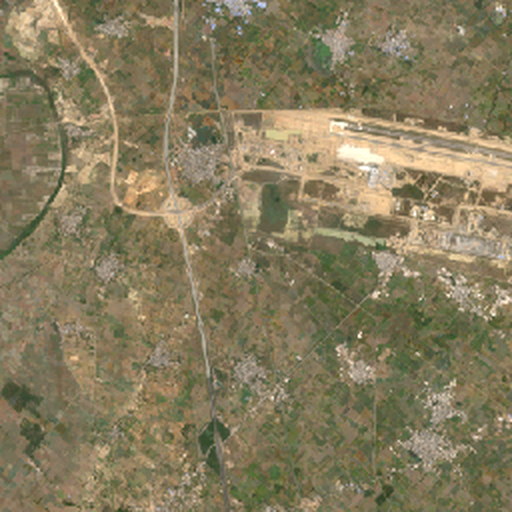
#> input picture data/cache/20260904T131633/before.png, 512 x 512 px
$ python make_samples.py
#> lines starting #> are read from the running program, lines starting #| are printed output that depends on the picture; after the words box and inside, x2 and y2 are one past the last pixel; in counts of white or black regions, pixels touching at a corner belong together
"""Build data/samples/ for the two-image compare page.

Builds the one SIMULATED pair; the real Sentinel-2 event pairs come from
make_real_samples.py. The simulated pair is the real Jewar "before" image with
a cleared patch, an access track and a flood patch painted into the "after".
It is labelled simulated everywhere it appears and must never be presented as
a real event.

Run:  .venv/bin/python make_samples.py
"""
from __future__ import annotations

import json
import os

import numpy as np
from PIL import Image, ImageDraw

HERE = os.path.dirname(os.path.abspath(__file__))
CACHE = os.path.join(HERE, "data", "cache")      # base image for the simulated pair
OUT = os.path.join(HERE, "data", "samples")

PIXEL_NOTE = "from the run's bbox at 512 px; approximate"


def smooth_noise(shape, sigma, rng):
    fy = np.fft.fftfreq(shape[0])[:, None]
    fx = np.fft.fftfreq(shape[1])[None, :]
    gain = np.exp(-2 * (np.pi * sigma) ** 2 * (fx ** 2 + fy ** 2))
    out = np.real(np.fft.ifft2(np.fft.fft2(rng.normal(0, 1, shape)) * gain))
    return out / out.std()


def textured(shape, colour, rng, grain=7.0):
    tex = np.empty(shape + (3,), dtype="float32")
    fine = smooth_noise(shape, 0.8, rng) * grain
    for c in range(3):
        tex[..., c] = colour[c] + fine
    return tex


def polygon(shape, points):
    img = Image.new("L", (shape[1], shape[0]), 0)
    ImageDraw.Draw(img).polygon(points, fill=1)
    return np.asarray(img, bool)


def line(shape, points, width):
    img = Image.new("L", (shape[1], shape[0]), 0)
    ImageDraw.Draw(img).line(points, fill=1, width=width)
    return np.asarray(img, bool)


def make_simulated():
    rng = np.random.default_rng(26227)
    base_run = "20260904T131633"
    before = np.asarray(Image.open(os.path.join(CACHE, base_run, "before.png")).convert("RGB"))
#> before is the input picture: shape (512, 512, 3); mean R, G, B 133.8, 123.7, 93.6
    shape = before.shape[:2]
#> shape = (512, 512)
    after = before.astype("float32").copy()

    clearing = polygon(shape, [(305, 334), (360, 328), (364, 376), (309, 382)])
#> in polygon, `img = Image.new("L", (shape[1], shape[0]), 0)`: img: PIL image 512x512 L; every value is 0
#> in polygon, `ImageDraw.Draw(img).polygon(points, fill=1)`:
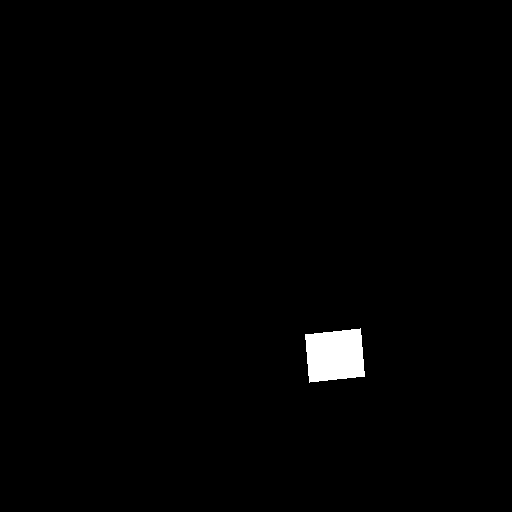
#> img: PIL image 512x512 L; values 0 (black) and 1 (white), 1% white; 1 white region, box (x1, y1, x2, y2) and area: (305, 328, 365, 383) 2714
    track = line(shape, [(206, 353), (306, 356)], 3)
#> in line, `ImageDraw.Draw(img).line(points, fill=1, width=width)`:
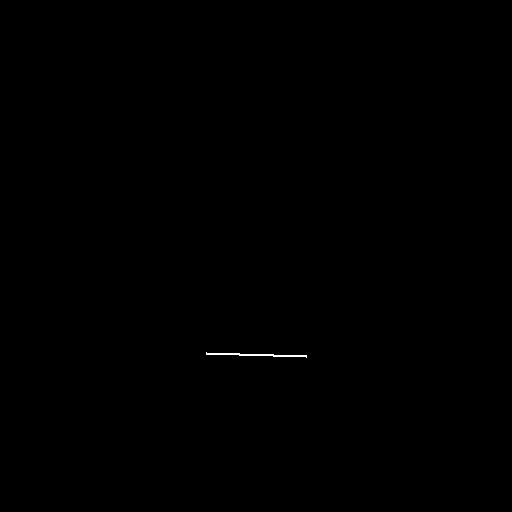
#> img: PIL image 512x512 L; values 0 (black) and 1 (white), 0.08% white in thin lines or dots, all inside (x1, y1, x2, y2) = (206, 352, 307, 358)
    yy, xx = np.mgrid[:shape[0], :shape[1]]
    rough = sum(w * smooth_noise(shape, s, rng) for s, w in ((10, 1.0), (5, 0.6), (2.5, 0.35)))
    flood = (1 - np.hypot(yy - 178, xx - 92) / 40) + 0.8 * rough / rough.std() > 0
    flood &= np.hypot(yy - 178, xx - 92) < 90

    for mask, colour, grain in ((clearing, (172, 142, 106), 8), (track, (178, 152, 120), 4),
                                (flood, (38, 52, 68), 4)):
        after[mask] = textured(shape, colour, rng, grain)[mask]
#> this loop made 3 passes
#> (colour, grain) on passes 1 to 3: ((172, 142, 106), 8), ((178, 152, 120), 4), ((38, 52, 68), 4)
#> pass 1, in smooth_noise (call 4), `gain = np.exp(-2 * (np.pi * sigma) ** 2 * (fx ** 2 + fy ** 2))`:
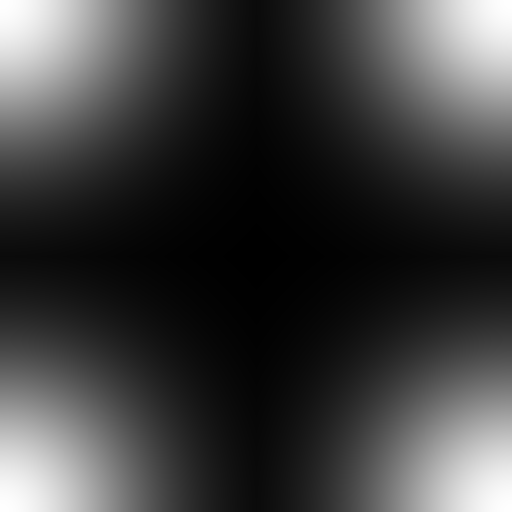
#> gain: shape (512, 512) float64; min 0.00181, max 1, mean 0.243
#> pass 1, in smooth_noise (call 4), `out = np.real(np.fft.ifft2(np.fft.fft2(rng.normal(0, 1, shape)) * gain))`:
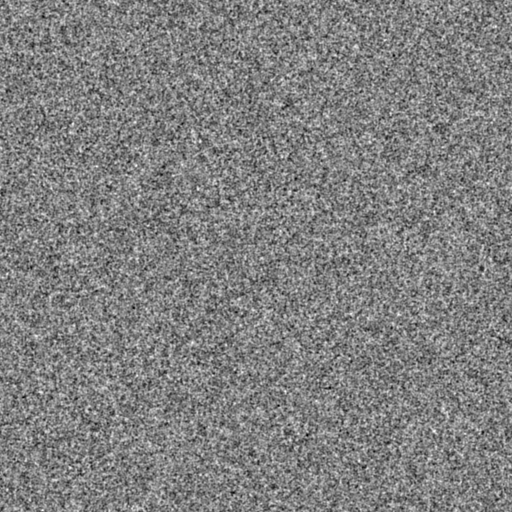
#> out: shape (512, 512) float64; min -1.59, max 1.55, mean -0.00119; drawn with min black and max white
#> pass 2, in smooth_noise (call 5), `out = np.real(np.fft.ifft2(np.fft.fft2(rng.normal(0, 1, shape)) * gain))`:
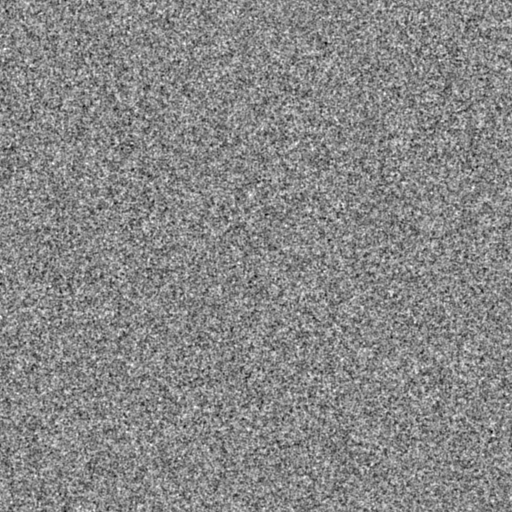
#> out: shape (512, 512) float64; min -1.72, max 1.5, mean -0.000675; drawn with min black and max white
#> after the loop:
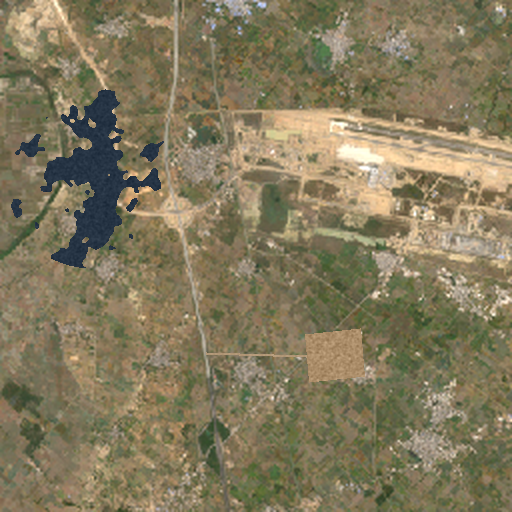
#> after: shape (512, 512, 3) float32; mean R, G, B 130.8, 121.3, 92.7

    after = after * 1.04 + 2 + rng.normal(0, 1.5, after.shape)       # lighting + sensor noise
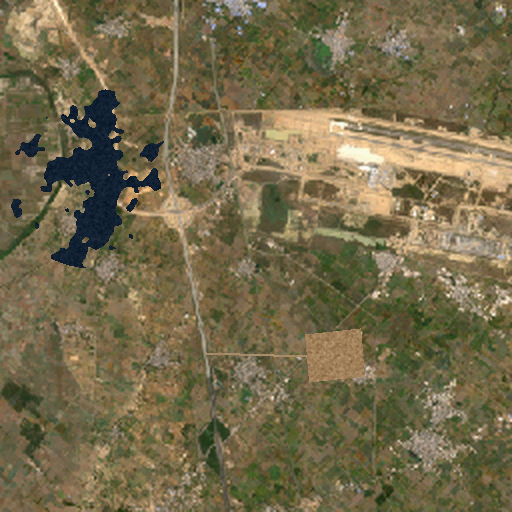
#> after: shape (512, 512, 3) float64; mean R, G, B 138, 128.2, 98.4; drawn with min black and max white
    folder = os.path.join(OUT, "simulated_jewar")
    os.makedirs(folder, exist_ok=True)
    Image.fromarray(before).save(os.path.join(folder, "before.png"), optimize=True)
    Image.fromarray(np.clip(after, 0, 255).astype("uint8")).save(
        os.path.join(folder, "after.png"), optimize=True)
    write_meta(folder, {
        "title": "SIMULATED — Jewar with painted clearing, track and flood",
        "pixel_m": 15.26, "pixel_note": PIXEL_NOTE, "simulated": True, "kind": "simulated",
        "source_run": base_run,
        "zone": [10, 15, 55, 95],
        "zone_note": "Example lease boundary: the painted clearing sits outside it.",
        "short_title": "Mining-lease breach", "place": "Jewar, Uttar Pradesh",
        "dates": "real image + 3 painted changes", "order": 1, "featured": True,
        "ps": ["Land excavation", "Vegetation loss", "Flooding (natural)"],
        "why": "One pair that shows the whole idea. A real satellite image with three changes "
               "painted in: a cleared pit outside the mining lease, a fresh track to it, and a "
               "flood beside the river. The tool has to tell the human-made from the natural.",
        "look_for": ["The cleared pit turns red: straight edges and a new track leading to it",
                     "It lies outside the lease boundary, so it is flagged and ranked #1",
                     "The flood beside the river turns blue: irregular edge, new water",
                     "Then open the evidence chain: Verify, then Tamper"],
        "story": "Real 'before'. The 'after' is the same image with three painted changes: a "
                 "rectangular cleared patch, a 3 px track joining it to the existing road, and an "
                 "irregular flood beside the river (painted as dark open water; turbid floodwater "
                 "in real true-colour imagery may not pass the RGB water test). Not a real event."})


def write_meta(folder, meta):
    with open(os.path.join(folder, "meta.json"), "w", encoding="utf-8") as fh:
        json.dump(meta, fh, indent=2, ensure_ascii=False)


if __name__ == "__main__":
    make_simulated()
    print("samples:", sorted(os.listdir(OUT)))
